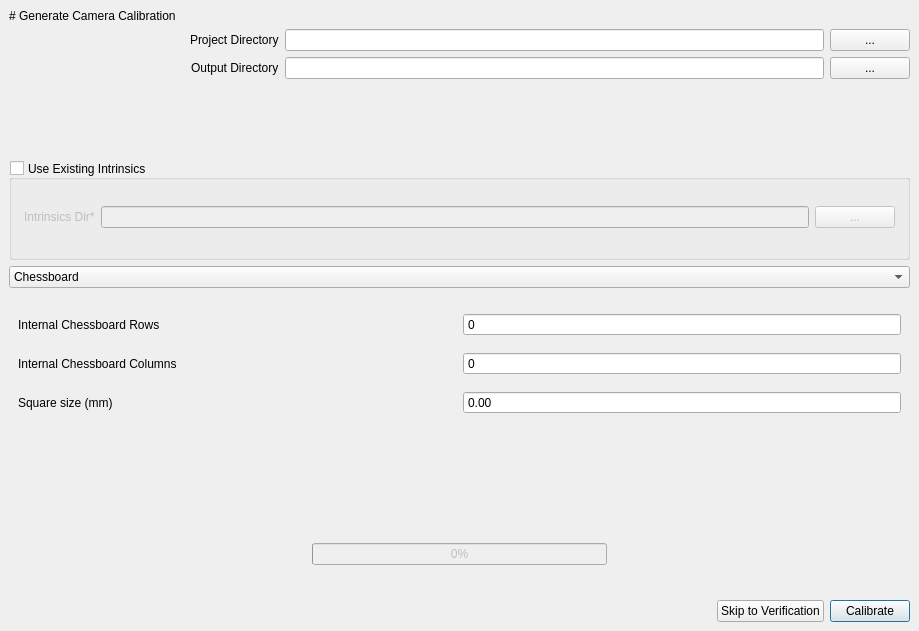
<?xml version="1.0" encoding="UTF-8"?>
<ui version="4.0">
 <class>rootWidgetStacked</class>
 <widget class="QStackedWidget" name="rootWidgetStacked">
  <property name="geometry">
   <rect>
    <x>0</x>
    <y>0</y>
    <width>919</width>
    <height>631</height>
   </rect>
  </property>
  <property name="windowTitle">
   <string>StackedWidget</string>
  </property>
  <property name="frameShape">
   <enum>QFrame::NoFrame</enum>
  </property>
  <property name="currentIndex">
   <number>0</number>
  </property>
  <widget class="QWidget" name="calibratePage">
   <layout class="QVBoxLayout" name="verticalLayout">
    <item>
     <widget class="QLabel" name="label_6">
      <property name="text">
       <string># Generate Camera Calibration</string>
      </property>
      <property name="textFormat">
       <enum>Qt::MarkdownText</enum>
      </property>
     </widget>
    </item>
    <item>
     <layout class="QHBoxLayout" name="projectDirLayout" stretch="1,2,0">
      <item>
       <layout class="QHBoxLayout" name="projectDirLabelLayout">
        <item>
         <spacer name="projectDirSpacer">
          <property name="orientation">
           <enum>Qt::Horizontal</enum>
          </property>
          <property name="sizeHint" stdset="0">
           <size>
            <width>40</width>
            <height>20</height>
           </size>
          </property>
         </spacer>
        </item>
        <item>
         <widget class="QLabel" name="projectDirLabel">
          <property name="text">
           <string>Project Directory</string>
          </property>
          <property name="buddy">
           <cstring>projectDirEdit</cstring>
          </property>
         </widget>
        </item>
       </layout>
      </item>
      <item>
       <widget class="QLineEdit" name="projectDirEdit">
        <property name="minimumSize">
         <size>
          <width>250</width>
          <height>0</height>
         </size>
        </property>
       </widget>
      </item>
      <item>
       <widget class="QPushButton" name="projectDirBrowse">
        <property name="text">
         <string>...</string>
        </property>
       </widget>
      </item>
     </layout>
    </item>
    <item>
     <layout class="QHBoxLayout" name="OutputDirLayout" stretch="1,2,0">
      <item>
       <layout class="QHBoxLayout" name="outputDirLabelLayout">
        <item>
         <spacer name="outputDirSpacer">
          <property name="orientation">
           <enum>Qt::Horizontal</enum>
          </property>
          <property name="sizeHint" stdset="0">
           <size>
            <width>40</width>
            <height>20</height>
           </size>
          </property>
         </spacer>
        </item>
        <item>
         <widget class="QLabel" name="outputDirLabel">
          <property name="text">
           <string>Output Directory</string>
          </property>
          <property name="buddy">
           <cstring>outputDirEdit</cstring>
          </property>
         </widget>
        </item>
       </layout>
      </item>
      <item>
       <widget class="QLineEdit" name="outputDirEdit">
        <property name="minimumSize">
         <size>
          <width>250</width>
          <height>0</height>
         </size>
        </property>
       </widget>
      </item>
      <item>
       <widget class="QPushButton" name="outputDirBrowse">
        <property name="text">
         <string>...</string>
        </property>
       </widget>
      </item>
     </layout>
    </item>
    <item>
     <spacer name="vSpacer1">
      <property name="orientation">
       <enum>Qt::Vertical</enum>
      </property>
      <property name="sizeHint" stdset="0">
       <size>
        <width>693</width>
        <height>35</height>
       </size>
      </property>
     </spacer>
    </item>
    <item>
     <widget class="QGroupBox" name="intrinsicsGroupBox">
      <property name="minimumSize">
       <size>
        <width>0</width>
        <height>100</height>
       </size>
      </property>
      <property name="title">
       <string notr="true">Use Existing Intrinsics</string>
      </property>
      <property name="alignment">
       <set>Qt::AlignLeading|Qt::AlignLeft|Qt::AlignVCenter</set>
      </property>
      <property name="flat">
       <bool>false</bool>
      </property>
      <property name="checkable">
       <bool>true</bool>
      </property>
      <property name="checked">
       <bool>false</bool>
      </property>
      <layout class="QVBoxLayout" name="verticalLayout_2">
       <property name="leftMargin">
        <number>12</number>
       </property>
       <property name="rightMargin">
        <number>12</number>
       </property>
       <property name="bottomMargin">
        <number>12</number>
       </property>
       <item>
        <layout class="QHBoxLayout" name="intrinsicsDirLayout" stretch="0,2,0">
         <item>
          <widget class="QLabel" name="intrinsicsDirLabel">
           <property name="text">
            <string>Intrinsics Dir*</string>
           </property>
           <property name="buddy">
            <cstring>intrinsicsDirEdit</cstring>
           </property>
          </widget>
         </item>
         <item>
          <widget class="QLineEdit" name="intrinsicsDirEdit">
           <property name="minimumSize">
            <size>
             <width>250</width>
             <height>0</height>
            </size>
           </property>
          </widget>
         </item>
         <item>
          <widget class="QPushButton" name="intrinsicsDirBrowse">
           <property name="text">
            <string>...</string>
           </property>
          </widget>
         </item>
        </layout>
       </item>
      </layout>
     </widget>
    </item>
    <item>
     <layout class="QVBoxLayout" name="verticalLayout_5">
      <item>
       <widget class="QComboBox" name="pickMethod">
        <property name="editable">
         <bool>false</bool>
        </property>
        <item>
         <property name="text">
          <string>Chessboard</string>
         </property>
        </item>
        <item>
         <property name="text">
          <string>April Tag</string>
         </property>
        </item>
        <item>
         <property name="text">
          <string>ChArUco</string>
         </property>
        </item>
       </widget>
      </item>
      <item>
       <widget class="QStackedWidget" name="stackedWidget">
        <property name="sizePolicy">
         <sizepolicy hsizetype="Preferred" vsizetype="Preferred">
          <horstretch>0</horstretch>
          <verstretch>0</verstretch>
         </sizepolicy>
        </property>
        <property name="minimumSize">
         <size>
          <width>0</width>
          <height>140</height>
         </size>
        </property>
        <property name="currentIndex">
         <number>0</number>
        </property>
        <widget class="QWidget" name="stackedWidgetPage1">
         <layout class="QVBoxLayout" name="verticalLayout_3">
          <item>
           <layout class="QHBoxLayout" name="horizontalLayout">
            <item>
             <widget class="QLabel" name="label">
              <property name="sizePolicy">
               <sizepolicy hsizetype="Preferred" vsizetype="Preferred">
                <horstretch>0</horstretch>
                <verstretch>0</verstretch>
               </sizepolicy>
              </property>
              <property name="text">
               <string>Internal Chessboard Rows</string>
              </property>
              <property name="buddy">
               <cstring>chessboardRows</cstring>
              </property>
             </widget>
            </item>
            <item>
             <widget class="QSpinBox" name="chessboardRows">
              <property name="sizePolicy">
               <sizepolicy hsizetype="Minimum" vsizetype="Fixed">
                <horstretch>0</horstretch>
                <verstretch>0</verstretch>
               </sizepolicy>
              </property>
              <property name="wrapping">
               <bool>false</bool>
              </property>
              <property name="frame">
               <bool>true</bool>
              </property>
              <property name="alignment">
               <set>Qt::AlignLeading|Qt::AlignLeft|Qt::AlignVCenter</set>
              </property>
              <property name="buttonSymbols">
               <enum>QAbstractSpinBox::NoButtons</enum>
              </property>
              <property name="accelerated">
               <bool>false</bool>
              </property>
              <property name="showGroupSeparator" stdset="0">
               <bool>false</bool>
              </property>
              <property name="suffix">
               <string/>
              </property>
              <property name="minimum">
               <number>0</number>
              </property>
              <property name="value">
               <number>0</number>
              </property>
             </widget>
            </item>
           </layout>
          </item>
          <item>
           <layout class="QHBoxLayout" name="horizontalLayout_2">
            <item>
             <widget class="QLabel" name="label_2">
              <property name="text">
               <string>Internal Chessboard Columns</string>
              </property>
              <property name="buddy">
               <cstring>chessboardColumns</cstring>
              </property>
             </widget>
            </item>
            <item>
             <widget class="QSpinBox" name="chessboardColumns">
              <property name="wrapping">
               <bool>false</bool>
              </property>
              <property name="frame">
               <bool>true</bool>
              </property>
              <property name="buttonSymbols">
               <enum>QAbstractSpinBox::NoButtons</enum>
              </property>
              <property name="accelerated">
               <bool>false</bool>
              </property>
              <property name="minimum">
               <number>0</number>
              </property>
              <property name="value">
               <number>0</number>
              </property>
             </widget>
            </item>
           </layout>
          </item>
          <item>
           <layout class="QHBoxLayout" name="horizontalLayout_3">
            <item>
             <widget class="QLabel" name="label_3">
              <property name="text">
               <string>Square size (mm)</string>
              </property>
              <property name="buddy">
               <cstring>squareSizeMM</cstring>
              </property>
             </widget>
            </item>
            <item>
             <widget class="QDoubleSpinBox" name="squareSizeMM">
              <property name="buttonSymbols">
               <enum>QAbstractSpinBox::NoButtons</enum>
              </property>
             </widget>
            </item>
           </layout>
          </item>
         </layout>
        </widget>
        <widget class="QWidget" name="stackedWidgetPage2">
         <layout class="QHBoxLayout" name="horizontalLayout_4">
          <item>
           <widget class="QLabel" name="label_4">
            <property name="text">
             <string>APRIL TAG SETTINGS (TBD)</string>
            </property>
            <property name="alignment">
             <set>Qt::AlignCenter</set>
            </property>
           </widget>
          </item>
         </layout>
        </widget>
        <widget class="QWidget" name="stackedWidgetPage3">
         <layout class="QVBoxLayout" name="verticalLayout_4">
          <item>
           <widget class="QLabel" name="label_5">
            <property name="text">
             <string>CHARUCO SETTINGS TBD</string>
            </property>
            <property name="alignment">
             <set>Qt::AlignCenter</set>
            </property>
           </widget>
          </item>
         </layout>
        </widget>
       </widget>
      </item>
     </layout>
    </item>
    <item>
     <spacer name="vSpacer3">
      <property name="orientation">
       <enum>Qt::Vertical</enum>
      </property>
      <property name="sizeHint" stdset="0">
       <size>
        <width>693</width>
        <height>34</height>
       </size>
      </property>
     </spacer>
    </item>
    <item>
     <widget class="QWidget" name="widget" native="true">
      <property name="minimumSize">
       <size>
        <width>0</width>
        <height>80</height>
       </size>
      </property>
      <layout class="QHBoxLayout" name="horizontalLayout_5" stretch="1,1,1">
       <item>
        <spacer name="horizSpacerL">
         <property name="orientation">
          <enum>Qt::Horizontal</enum>
         </property>
         <property name="sizeHint" stdset="0">
          <size>
           <width>40</width>
           <height>20</height>
          </size>
         </property>
        </spacer>
       </item>
       <item>
        <widget class="QProgressBar" name="progressBar">
         <property name="enabled">
          <bool>false</bool>
         </property>
         <property name="toolTip">
          <string notr="true"/>
         </property>
         <property name="value">
          <number>0</number>
         </property>
         <property name="textVisible">
          <bool>true</bool>
         </property>
         <property name="invertedAppearance">
          <bool>false</bool>
         </property>
         <property name="format">
          <string notr="true">%p%</string>
         </property>
        </widget>
       </item>
       <item>
        <spacer name="horizSpacerR">
         <property name="orientation">
          <enum>Qt::Horizontal</enum>
         </property>
         <property name="sizeHint" stdset="0">
          <size>
           <width>214</width>
           <height>20</height>
          </size>
         </property>
        </spacer>
       </item>
      </layout>
     </widget>
    </item>
    <item>
     <layout class="QHBoxLayout" name="calibLayout">
      <item>
       <spacer name="horizontalSpacer_2">
        <property name="orientation">
         <enum>Qt::Horizontal</enum>
        </property>
        <property name="sizeHint" stdset="0">
         <size>
          <width>40</width>
          <height>20</height>
         </size>
        </property>
       </spacer>
      </item>
      <item>
       <widget class="QPushButton" name="skipCalibrationButton">
        <property name="text">
         <string>Skip to Verification</string>
        </property>
       </widget>
      </item>
      <item>
       <widget class="QPushButton" name="calibrateButton">
        <property name="sizePolicy">
         <sizepolicy hsizetype="Fixed" vsizetype="Fixed">
          <horstretch>0</horstretch>
          <verstretch>0</verstretch>
         </sizepolicy>
        </property>
        <property name="layoutDirection">
         <enum>Qt::LeftToRight</enum>
        </property>
        <property name="autoFillBackground">
         <bool>false</bool>
        </property>
        <property name="text">
         <string>Calibrate</string>
        </property>
        <property name="checkable">
         <bool>false</bool>
        </property>
        <property name="autoRepeat">
         <bool>false</bool>
        </property>
        <property name="autoDefault">
         <bool>false</bool>
        </property>
        <property name="default">
         <bool>true</bool>
        </property>
        <property name="flat">
         <bool>false</bool>
        </property>
       </widget>
      </item>
     </layout>
    </item>
   </layout>
  </widget>
  <widget class="QWidget" name="validatePage">
   <layout class="QVBoxLayout" name="verticalLayout_6">
    <item>
     <widget class="QLabel" name="validateReadme">
      <property name="text">
       <string># Verify Camera Calibration
### Verify Calibration Folder
Select a folder containing verification images with the following structure:

- One folder for each camera
- Each camera folder contains files 0.tiff through n.tiff containing pictures of the same chessboard calibration target as initial calibration
- For each n, the n.tiff files are all of the same target position taken from each camera (e.g. Camera1/0.tiff, Camera2/0.tiff, ..., Camera6/0.tiff) are all the same position, just taken from each different camera 

VERIFICATION_FOLDER/Camera1/0.tiff

VERIFICATION_FOLDER/Camera1/1.tiff

...

VERIFICATION_FOLDER/Camera6/0.tiff

VERIFICATION_FOLDER/Camera6/1.tiff

VERIFICATION_FOLDER/Camera6/2.tiff

...

### Params dir
Specify a directory containing hires_camX.mat params files. This should be the output folder from the previous page if you did not skip calibration.</string>
      </property>
      <property name="textFormat">
       <enum>Qt::MarkdownText</enum>
      </property>
      <property name="wordWrap">
       <bool>true</bool>
      </property>
     </widget>
    </item>
    <item>
     <spacer name="verticalSpacer">
      <property name="orientation">
       <enum>Qt::Vertical</enum>
      </property>
      <property name="sizeHint" stdset="0">
       <size>
        <width>20</width>
        <height>40</height>
       </size>
      </property>
     </spacer>
    </item>
    <item>
     <layout class="QHBoxLayout" name="paramsDirLayout" stretch="1,2,0">
      <item>
       <layout class="QHBoxLayout" name="paramsDirLabelLayout">
        <item>
         <spacer name="paramsDirSpacer">
          <property name="orientation">
           <enum>Qt::Horizontal</enum>
          </property>
          <property name="sizeHint" stdset="0">
           <size>
            <width>40</width>
            <height>20</height>
           </size>
          </property>
         </spacer>
        </item>
        <item>
         <widget class="QLabel" name="paramsDirLabel">
          <property name="text">
           <string>Params dir</string>
          </property>
          <property name="buddy">
           <cstring>outputDirEdit</cstring>
          </property>
         </widget>
        </item>
       </layout>
      </item>
      <item>
       <widget class="QLineEdit" name="paramsDirEdit">
        <property name="minimumSize">
         <size>
          <width>250</width>
          <height>0</height>
         </size>
        </property>
       </widget>
      </item>
      <item>
       <widget class="QPushButton" name="paramsDirBrowse">
        <property name="text">
         <string>...</string>
        </property>
       </widget>
      </item>
     </layout>
    </item>
    <item>
     <layout class="QHBoxLayout" name="validateDirLayout" stretch="1,2,0">
      <item>
       <layout class="QHBoxLayout" name="validateDirLabelLayout">
        <item>
         <spacer name="validateDirSpacer">
          <property name="orientation">
           <enum>Qt::Horizontal</enum>
          </property>
          <property name="sizeHint" stdset="0">
           <size>
            <width>40</width>
            <height>20</height>
           </size>
          </property>
         </spacer>
        </item>
        <item>
         <widget class="QLabel" name="validateDirLabel">
          <property name="text">
           <string>Verify Calibration Folder</string>
          </property>
          <property name="buddy">
           <cstring>outputDirEdit</cstring>
          </property>
         </widget>
        </item>
       </layout>
      </item>
      <item>
       <widget class="QLineEdit" name="validateDirEdit">
        <property name="minimumSize">
         <size>
          <width>250</width>
          <height>0</height>
         </size>
        </property>
       </widget>
      </item>
      <item>
       <widget class="QPushButton" name="validateDirBrowse">
        <property name="text">
         <string>...</string>
        </property>
       </widget>
      </item>
     </layout>
    </item>
    <item>
     <spacer name="verticalSpacer_2">
      <property name="orientation">
       <enum>Qt::Vertical</enum>
      </property>
      <property name="sizeHint" stdset="0">
       <size>
        <width>20</width>
        <height>40</height>
       </size>
      </property>
     </spacer>
    </item>
    <item>
     <widget class="QWidget" name="validateButtonContainer" native="true">
      <layout class="QVBoxLayout" name="verticalLayout_7">
       <item>
        <layout class="QHBoxLayout" name="validateButtonLayout">
         <item>
          <spacer name="horizontalSpacer">
           <property name="orientation">
            <enum>Qt::Horizontal</enum>
           </property>
           <property name="sizeHint" stdset="0">
            <size>
             <width>40</width>
             <height>20</height>
            </size>
           </property>
          </spacer>
         </item>
         <item>
          <widget class="QPushButton" name="validateButton">
           <property name="sizePolicy">
            <sizepolicy hsizetype="Fixed" vsizetype="Fixed">
             <horstretch>0</horstretch>
             <verstretch>0</verstretch>
            </sizepolicy>
           </property>
           <property name="layoutDirection">
            <enum>Qt::LeftToRight</enum>
           </property>
           <property name="autoFillBackground">
            <bool>false</bool>
           </property>
           <property name="text">
            <string>Verify Calibration</string>
           </property>
           <property name="checkable">
            <bool>false</bool>
           </property>
           <property name="autoRepeat">
            <bool>false</bool>
           </property>
           <property name="autoDefault">
            <bool>false</bool>
           </property>
           <property name="default">
            <bool>true</bool>
           </property>
           <property name="flat">
            <bool>false</bool>
           </property>
          </widget>
         </item>
        </layout>
       </item>
      </layout>
     </widget>
    </item>
   </layout>
  </widget>
 </widget>
 <resources/>
 <connections/>
</ui>
